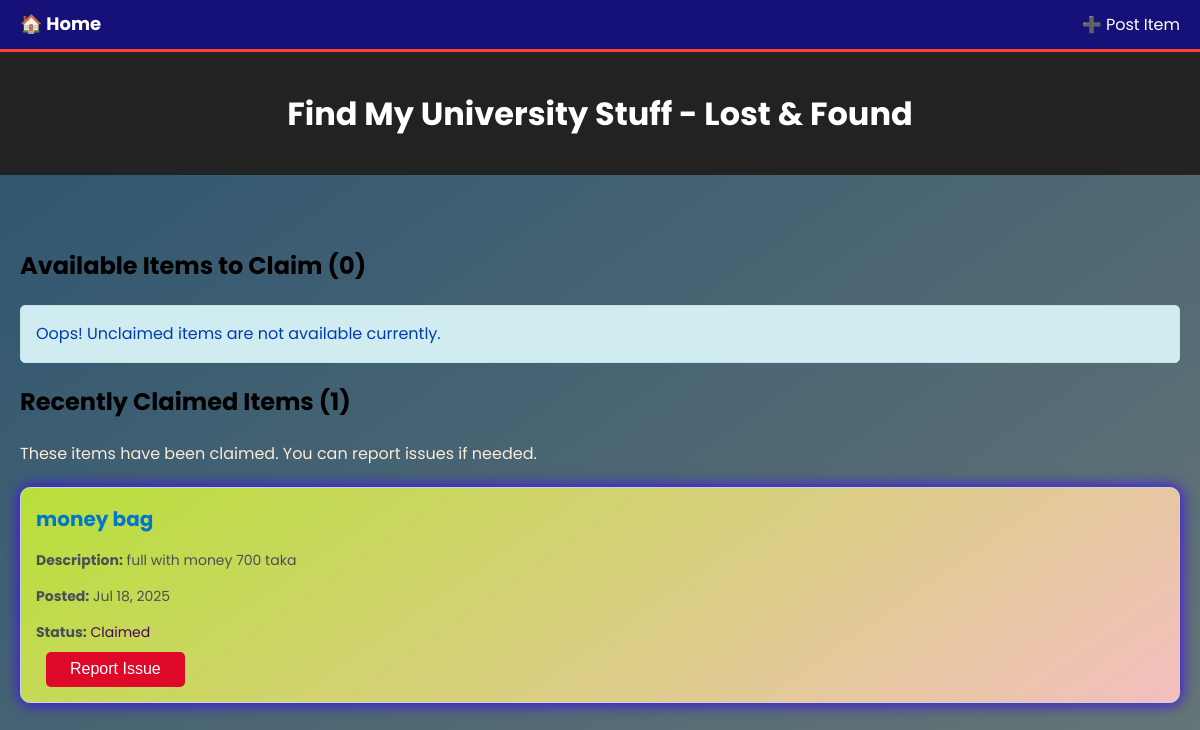
The app's page /, older data.
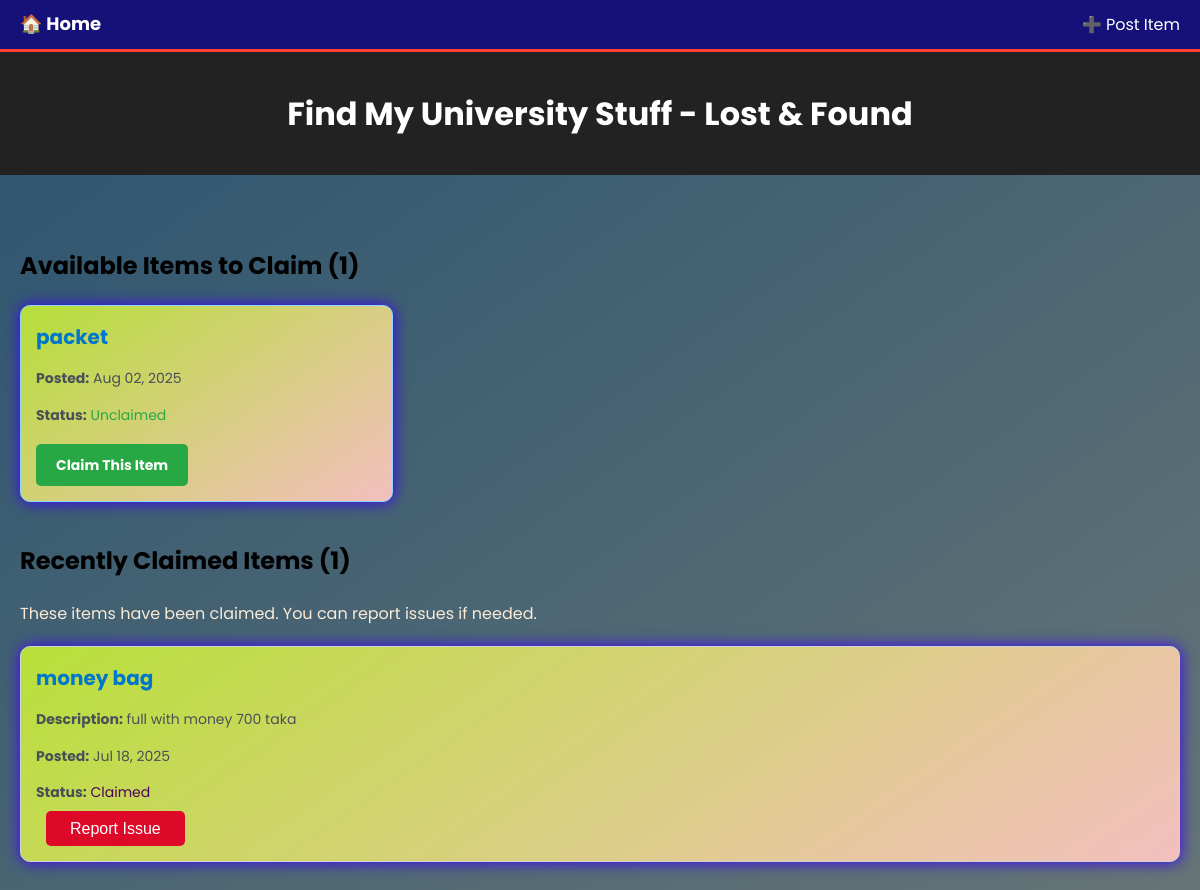
The same page, newer data.
### LostFound/models.py (models this page shows, shortened)
class LostItem(models.Model):
    item_name = models.CharField(max_length=100)
    description = models.TextField(blank=True)
    date_registered = models.DateTimeField(auto_now_add=True)
    mcq_1_question = models.CharField(max_length=200, blank=True)
    mcq_1_answer_correct = models.CharField(max_length=100, blank=True)
    mcq_1_answer_incorrect_1 = models.CharField(max_length=100, blank=True)
    mcq_1_answer_incorrect_2 = models.CharField(max_length=100, blank=True)
    mcq_1_answer_incorrect_3 = models.CharField(max_length=100, blank=True)
    mcq_2_question = models.CharField(max_length=200, blank=True)
    mcq_2_answer_correct = models.CharField(max_length=100, blank=True)
    mcq_2_answer_incorrect_1 = models.CharField(max_length=100, blank=True)
    mcq_2_answer_incorrect_2 = models.CharField(max_length=100, blank=True)
    mcq_2_answer_incorrect_3 = models.CharField(max_length=100, blank=True)
    status = models.CharField(max_length=20, choices=[('Unclaimed', 'Unclaimed'), ('Claimed', 'Claimed'),('Resolved', 'Resolved')], default='Unclaimed')
    claim_code = models.CharField(max_length=6, blank=True,null=True)

### LostFound/views.py (the view)
# urls.py: 2. Add a URL to urlpatterns:  path('', views.home, name='home')
def home(request):
    unclaimed_items = LostItem.objects.filter(status='Unclaimed')
    claimed_items = LostItem.objects.filter(status='Claimed')
    return render(request, 'home.html', {
        'unclaimed_items': unclaimed_items,
        'claimed_items': claimed_items
    })

### templates/home.html
{% extends "base.html" %}
{% block content %}
    <h2>Available Items to Claim ({{ unclaimed_items.count }})</h2>
    {% if unclaimed_items %}
        <div class="grid">
            {% for item in unclaimed_items %}
            <div class="card card-unclaimed"  style="
    background: linear-gradient(145deg, #d4fe2bce, #f3bfbfff);
    padding: 15px;
    border-radius: 10px;
    margin-bottom: 20px;
    box-shadow: 4px 4px 10px rgba(45, 26, 217, 0.1),
                -0px -0px 15px rgba(62, 5, 250, 1);">
                <h3>{{ item.item_name }}</h3>
                <p><strong>Posted:</strong> {{ item.date_registered|date:"M d, Y" }}</p>
                <p><strong>Status:</strong> <span style="color: #28a745;">{{ item.status }}</span></p>
                <a href="{% url 'claim_item' item.id %}" class="btn btn-success"> Claim This Item</a>
            </div>
            {% endfor %}
        </div>
    {% else %}
        <div class="alert alert-info">
            <p style="margin: 0;">Oops! Unclaimed items are not available currently.</p>
        </div>
    {% endif %}
    <h2>Recently Claimed Items ({{ claimed_items.count }})</h2>
    <p style="color: antiquewhite; margin-bottom: 20px;">These items have been claimed. You can report issues if needed.</p>
    {% if claimed_items %}
        <div style="display: grid; gap: 20px;">
            {% for item in claimed_items %}
            <div class="card card-resolved" style="
    background: linear-gradient(145deg, #d4fe2bce, #f3bfbfff);
    padding: 15px;
    border-radius: 10px;
    margin-bottom: 20px;
    box-shadow: 4px 4px 10px rgba(45, 26, 217, 0.1),
                -0px -0px 15px rgba(62, 5, 250, 1);">
                <h3>{{ item.item_name }}</h3>
                <p><strong>Description:</strong> {{ item.description|default:"No description provided" }}</p>
                <p><strong>Posted:</strong> {{ item.date_registered|date:"M d, Y" }}</p>
                <p><strong>Status:</strong> <span style="color: #4b0358ff;">{{ item.status }}</span></p>
                <button onclick="window.location.href='{% url 'report_issue' item.id %}'" style="margin-left: 10px; background: #de0828ff; color: white; padding: 8.5px 24px; border: none; border-radius: 5px; cursor: pointer; font-size: 16px;">Report Issue</button>
            </div>
            {% endfor %}
        </div>
    {% else %}
        <p>No claimed items to display.</p>
    {% endif %}
{% endblock %}

Row changes from the older to the newer data that the page shows:
added LostItem: item_name "packet", date_registered "Aug 02, 2025", status "Unclaimed", shown under "Available Items to Claim (1)"
Text that changed along with them:
{{ unclaimed_items.count }}: "0" → "1"
text no longer shown: "Oops! Unclaimed items are not available currently."
